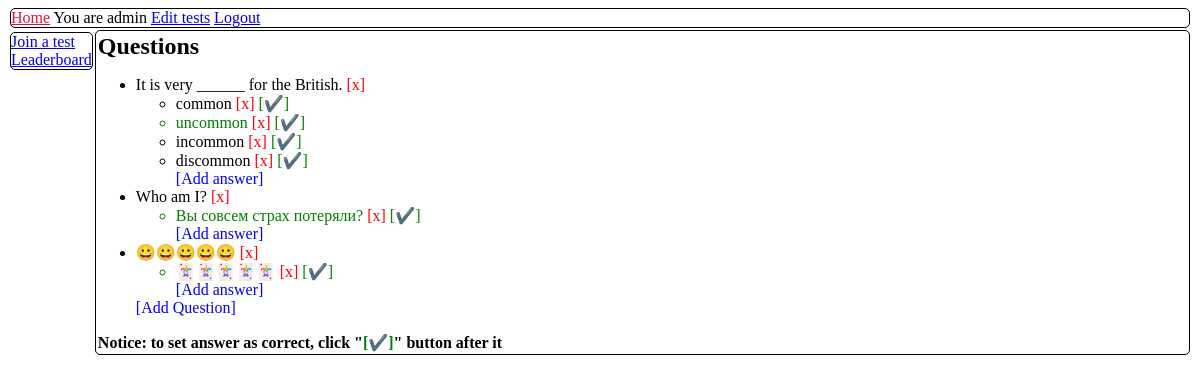
The page /admin/test/2 (signed in) on the database as committed earlier.
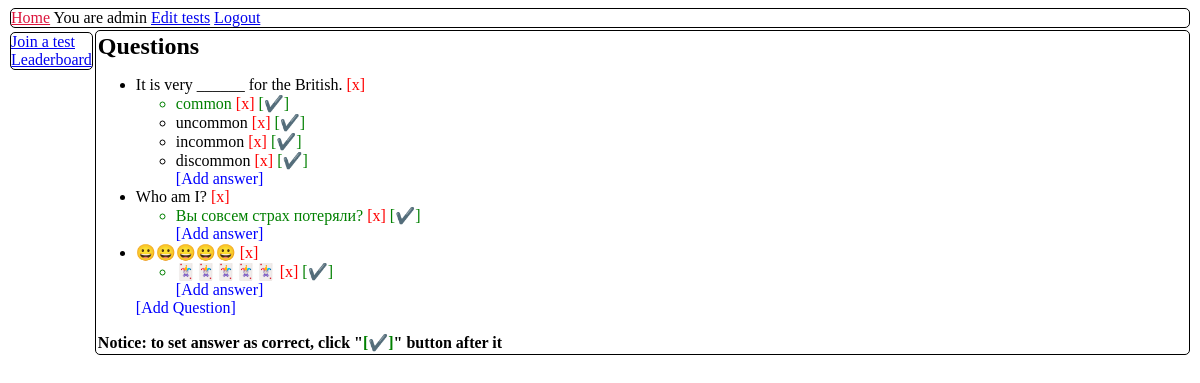
The same page on the database as committed later.
### orm.py (models this page shows)
class BaseModel(Model):
    class Meta:
        database = db

class Question(BaseModel):
    number = IntegerField()
    content = TextField()
    correct_answer = IntegerField()
    test = ForeignKeyField(Test, backref="questions")

class Answer(BaseModel):
    number = IntegerField()
    content = TextField()
    question = ForeignKeyField(Question, backref="answers")

### app.py (the view)
    def wrapper(*args, **kwargs):
        if 'user' in session:
            if session['user'] in users:
                return func(*args, **kwargs)
        return redirect(url_for("page_access_denied"))

### app.py (called while the page is built)
@app.before_request
def before_request():
    db.connect()

@app.after_request
def after_request(response):
    db.close()
    return response

def is_restricted(func, users=None):
    if users is None:
        users = ['admin']
    def wrapper(*args, **kwargs):
        if 'user' in session:
            if session['user'] in users:
                return func(*args, **kwargs)
        return redirect(url_for("page_access_denied"))
    wrapper.__name__ = func.__name__
    return wrapper

@app.route('/admin/test/<int:ident>')
@is_restricted
def page_admin_edit_test(ident):
    questions = Test.get_by_id(ident).questions
    return render_template("p_admin_test_edit.html", model=questions, id=ident)

### templates/p_admin_test_edit.html (shortened to what this page needs)
{% extends "t_base.html" %}
{% block content %}
    <h2 class="no_margin">Questions</h2>
    <div class="left">
        <ul>
            {% for i in model %}
                <li>
                    <span class="id"> {{ i.number }} : </span>{{ i.content }}
                    <span class="remove_question text_button" style="color: red;">[x]</span>
                    <ul>
                        {% for j in i.answers %}
                            <li {% if i.correct_answer == j.number %} style="color:green;" {% endif %}>
                                <span class="id"> {{ j.number }} : </span>{{ j.content }}
                                <span class="remove_answer text_button" style="color: red;">[x]</span>
                                <span class="correct_answer text_button" style="color: green;">[✔️]</span>
                            </li>
                        {% endfor %}
                        <li style="list-style-type: none"><span class="add_answer text_button" style="color: blue">[Add answer]</span></li>
                    </ul>
                </li>
            {% endfor %}
            <li style="list-style-type: none"><span class="text_button" id="add_question" style="color: blue">[Add Question]</span></li>
        </ul>
    </div>
    <h4 class="no_margin">Notice: to set answer as correct, click "<span style="color: green">[✔️]</span>" button after it</h4>
{% endblock %}

### templates/t_base.html (shortened to what this page needs)
<!DOCTYPE html>
<html lang="en">
<head>
    {% block head %}
        <link rel="stylesheet" href="{{ url_for('static', filename='style.css') }}"/>
        <link rel="stylesheet" href="{{ url_for('static', filename='jqui/jquery-ui.min.css') }}"/>
    {% endblock %}
</head>
<body>
<div id="header" class="bordered">
    {% block header %}
        <a href="{{ url_for('page_home') }}" id="logo" class="left">Home</a>
        <span id="header-right">
        {% if 'user' in session %}
            <span>You are {{ session['user'] }}</span>
            {% if session['user'] == 'admin' %}
                <a href="{{ url_for('page_admin_tests') }}">Edit tests</a>
            {% endif %}
            <a href="{{ url_for('action_logout') }}"> Logout </a>
        {% endif %}
        </span>
    {% endblock %}
</div>
<div id="sidebar" class="bordered">
    {% block sidebar %}
        <ul>
            <li><a href="{{ url_for('page_take_test') }}"> Join a test </a></li>
            <li><a href="{{ url_for('page_leaderboard') }}"> Leaderboard </a></li>
        </ul>
    {% endblock %}
</div>
<div id="content" class="bordered">
    {% block content %}
    {% endblock %}
</div>
</body>
</html>

### static/style.css (style rules this page uses)
.no_margin { margin: 2px; }
.bordered { border-style: solid; border-width: 1px; border-radius: 5px; margin: 2px; overflow: auto; }
#header { float: top; }
#sidebar { float: left; }
#header > a#logo { color: crimson; }
#sidebar > ul { margin: 0; padding: 0; }
.text_button { user-select: none; cursor: pointer; }

Rows that differ between the two databases and show on the page:
changed Question "It is very ______ for the British.": correct_answer 2 → 1 (drawn)
